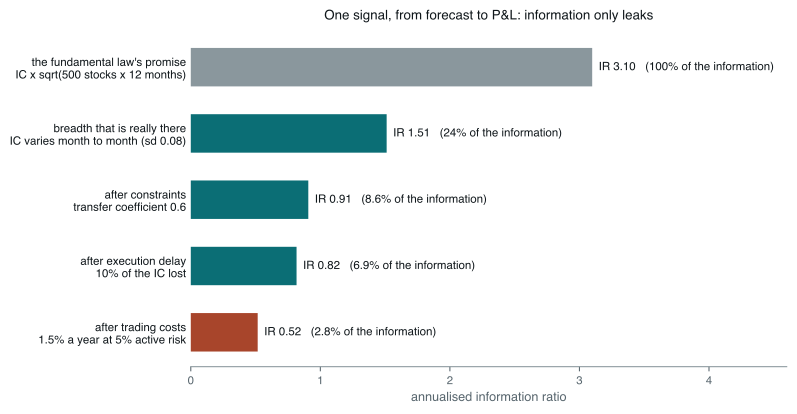

This figure's Python source:
# Where an edge goes between the forecast and the P&L. One monthly signal on 500
# stocks with an average information coefficient of 0.04, followed from the
# number the fundamental law promises to the number that survives. Bars are the
# annualised information ratio at each stage; labels give the share of the
# original information (IR squared) that is left. The stages are illustrative
# but each multiplier is a typical value (see the text): IC that varies from month
# to month with sd 0.08, a transfer coefficient of 0.6, a 10% loss of IC to
# execution delay, and 1.5% a year of trading costs at 5% active risk.
#
# Run standalone:  uv run --no-project --with matplotlib python <path>

import os

os.environ.setdefault("SOURCE_DATE_EPOCH", "1735689600")

import matplotlib

matplotlib.use("Agg")
matplotlib.rcParams["svg.fonttype"] = "path"
matplotlib.rcParams["svg.hashsalt"] = "ei_leak"
matplotlib.rcParams["font.family"] = ["Helvetica", "Arial", "DejaVu Sans"]

from pathlib import Path

import matplotlib.pyplot as plt
import numpy as np

INK = "#10171B"
MUTED = "#58666E"
TEAL = "#0B6E75"
RUST = "#A8452B"
GREY = "#8A979D"

IC = 0.04
N = 500
SD_IC = 0.08
TC = 0.6
DELAY = 0.9
ACTIVE_RISK = 0.05
COSTS = 0.015


def stages() -> list[tuple[str, float]]:
    naive = IC * np.sqrt(12 * N)
    breadth = np.sqrt(12) * IC / np.sqrt(SD_IC**2 + 1 / N)
    transfer = TC * breadth
    delayed = DELAY * transfer
    net = delayed - COSTS / ACTIVE_RISK
    return [
        ("the fundamental law's promise\nIC x sqrt(500 stocks x 12 months)", naive),
        ("breadth that is really there\nIC varies month to month (sd 0.08)", breadth),
        ("after constraints\ntransfer coefficient 0.6", transfer),
        ("after execution delay\n10% of the IC lost", delayed),
        ("after trading costs\n1.5% a year at 5% active risk", net),
    ]


def main() -> None:
    rows = stages()
    labels = [r[0] for r in rows]
    values = np.array([r[1] for r in rows])
    share = values**2 / values[0] ** 2

    fig, ax = plt.subplots(figsize=(8.4, 4.4))
    y = np.arange(len(rows))[::-1]
    colours = [GREY, TEAL, TEAL, TEAL, RUST]
    ax.barh(y, values, color=colours, height=0.58)
    for yi, v, s in zip(y, values, share, strict=True):
        ax.text(
            v + 0.05,
            yi,
            f"IR {v:.2f}   ({s:.0%} of the information)" if s >= 0.1 else f"IR {v:.2f}   ({s:.1%} of the information)",
            va="center",
            fontsize=8.6,
            color=INK,
        )
    ax.set_yticks(y)
    ax.set_yticklabels(labels, fontsize=8.6, color=INK)
    ax.set_xlim(0, 4.6)
    ax.set_xlabel("annualised information ratio", fontsize=9.5, color=MUTED)
    ax.set_title("One signal, from forecast to P&L: information only leaks", fontsize=10, color=INK, pad=10)
    ax.tick_params(axis="x", labelsize=8.5, colors=MUTED)
    ax.tick_params(axis="y", length=0)
    for side in ("top", "right", "left"):
        ax.spines[side].set_visible(False)
    ax.spines["bottom"].set_color(GREY)
    fig.tight_layout()
    out = Path(__file__).with_suffix("")
    for ext in ("pdf", "svg"):
        fig.savefig(f"{out}.{ext}", transparent=True, bbox_inches="tight")

    for (label, v), s in zip(rows, share, strict=True):
        name = label.split("\n")[0]
        years = 4 / v**2
        print(f"{name:34s} IR {v:5.2f}  info share {s:6.1%}  nats/yr {v * v / 2:5.3f}  years to t=2 {years:5.1f}")


main()
